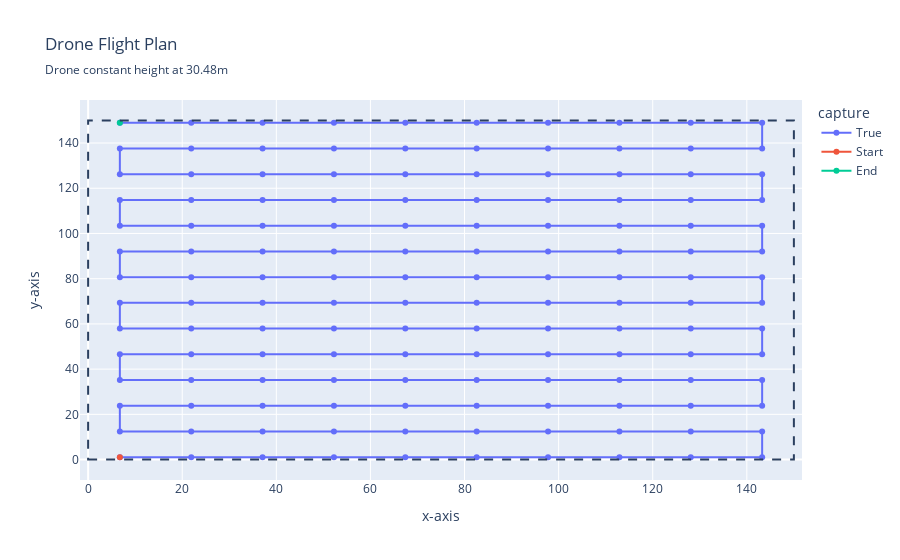
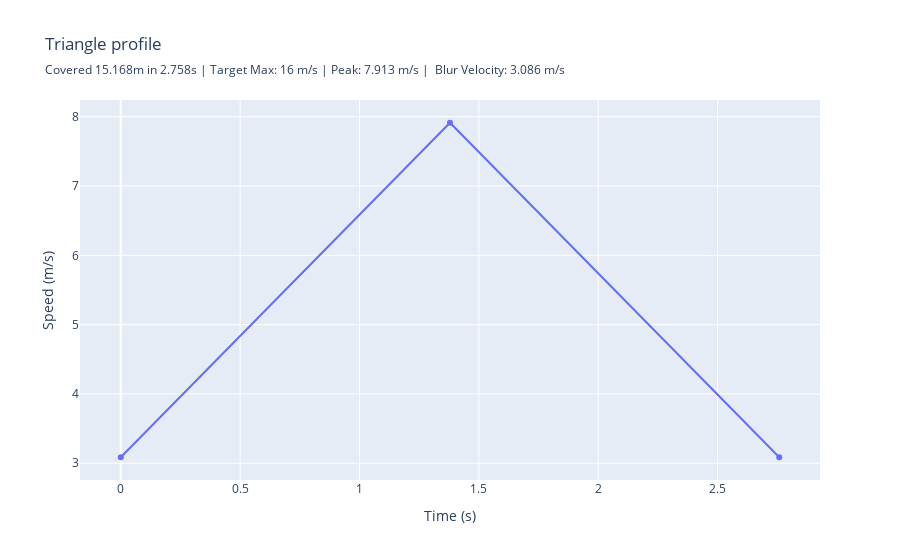

These figures' notebook cell, in order:
### Markdown cell above
**Choices for display:** For user readability, points are generated, with a line going through the points to represent the drone travel. The start and end points are colored so it is clear to the user the drone's direction of travel. Additionally, the offset tries to account for fitting the image in the dotted rectangle (scan area) so that images taken are optimized and stay relatively within the rectangular scan area.

**NOTE:** It seems that users have issue viewing the actual plotly express graph so I provided the image, if you would like to see values such as velocity and position, please run the notebook cell to generate the plotly graph for yourself.

### Code cell
import plotly.io as pio
import math
from src.visualization import plot_profiling


pio.renderers.default = "vscode" #default was not working with iframe renderer so switched to vscode renderer
computed_plan = generate_photo_plan_on_grid(camera_x10, dataset_spec) 

fig = plot_photo_plan(computed_plan, dataset_spec)
fig.show()

DRONE_ACC = 3.5 #mps^2
DRONE_MAX_VEL = 16 #mps
point_to_observe = 1 #has to be greater or equal to 1

dist = math.hypot(float(computed_plan[point_to_observe].x - computed_plan[point_to_observe - 1].x), float(computed_plan[1].y - computed_plan[0].y))
v_blur = compute_speed_during_photo_capture(camera_x10, dataset_spec) 

prof_fig = plot_profiling(dist, DRONE_ACC, v_blur, DRONE_MAX_VEL)
prof_fig.show()

### Figure 1 — Plotly figure (JSON) as saved in the notebook; plotly's stock layout.template omitted (floating-point values rounded to 4 significant figures; data arrays with more than 128 entries replaced by an {"elided": "..."} marker saying what was removed)
{"data": [{"hovertemplate": "capture=True<br>x-axis=%{x}<br>y-axis=%{y}<extra></extra>", "legendgroup": "True", "line": {"color": "#636efa", "dash": "solid"}, "marker": {"symbol": "circle"}, "mode": "lines+markers", "name": "True", "orientation": "v", "showlegend": true, "type": "scatter", "x": {"elided": "140 float values"}, "xaxis": "x", "y": {"elided": "140 float values"}, "yaxis": "y"}, {"name": "Start", "text": ["Starting Position"], "textposition": "bottom right", "type": "scatter", "x": [6.744], "y": [1.025]}, {"name": "End", "text": ["Ending Position"], "textposition": "bottom right", "type": "scatter", "x": [6.744], "y": [149.0]}], "layout": {"legend": {"title": {"text": "capture"}, "tracegroupgap": 0}, "shapes": [{"line": {"dash": "dash"}, "type": "rect", "x0": 0, "x1": 150, "y0": 0, "y1": 150}], "title": {"subtitle": {"text": "Drone constant height at 30.48m"}, "text": "Drone Flight Plan"}, "xaxis": {"anchor": "y", "domain": [0, 1], "title": {"text": "x-axis"}}, "yaxis": {"anchor": "x", "domain": [0, 1], "title": {"text": "y-axis"}}}}

### Figure 2 — Plotly figure (JSON) as saved in the notebook; plotly's stock layout.template omitted (floating-point values rounded to 4 significant figures)
{"data": [{"hovertemplate": "time_s=%{x}<br>speed_mps=%{y}<extra></extra>", "legendgroup": "", "line": {"color": "#636efa", "dash": "solid"}, "marker": {"symbol": "circle"}, "mode": "lines+markers", "name": "", "orientation": "v", "showlegend": false, "type": "scatter", "x": [0.0, 1.379, 2.758], "xaxis": "x", "y": [3.086, 7.913, 3.086], "yaxis": "y"}], "layout": {"legend": {"tracegroupgap": 0}, "title": {"subtitle": {"text": "Covered 15.168m in 2.758s | Target Max: 16 m/s | Peak: 7.913 m/s |  Blur Velocity: 3.086 m/s"}, "text": "Triangle profile"}, "xaxis": {"anchor": "y", "domain": [0, 1], "title": {"text": "Time (s)"}}, "yaxis": {"anchor": "x", "domain": [0, 1], "title": {"text": "Speed (m/s)"}}}}
